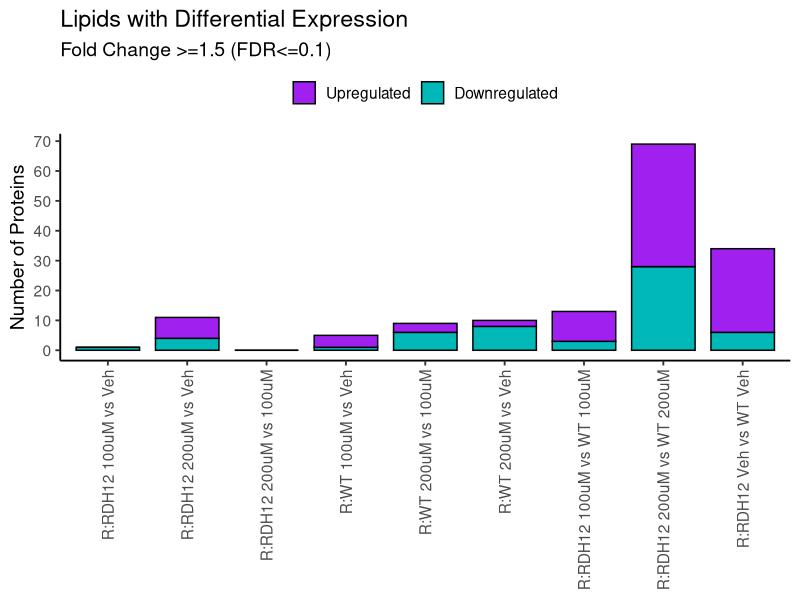
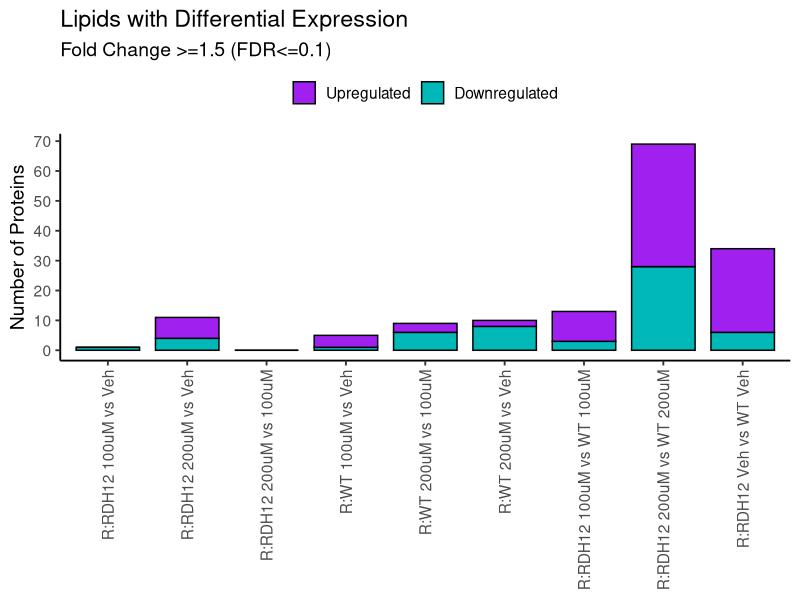

The R script that drew these images, in order:
# =========================================================
# Count up/down proteins per contrast and make stacked bar plot
# with user-defined plotting order
# =========================================================

library(dplyr)
library(ggplot2)
library(stringr)
library(tidyr)

# ---------------------------------------------------------
# 1. USER INPUTS
# ---------------------------------------------------------
#Recovery_DEA_results_v1_corrected.csv
DEPresults_v2 <- read.csv("Lipidomics/output_txts/Recovery_DEA_results_v1_corrected.csv")
colnames(DEPresults_v2)
padj_cutoff <- 0.1
lfc_cutoff  <- log2(1.45)

# Define labels in the EXACT order you want them plotted
pretty_contrast_names <- c(
  
  "RDH12._100_vs_RDH12._Veh" =
    "R:RDH12 100uM vs Veh",
  "RDH12._200_vs_RDH12._Veh" =
    "R:RDH12 200uM vs Veh",
  "RDH12._200_vs_RDH12._100" =
    "R:RDH12 200uM vs 100uM",
  
  "Control_100_vs_Control_Veh" =
    "R:WT 100uM vs Veh",
  "Control_200_vs_Control_100" =
    "R:WT 200uM vs 100uM",
  "Control_200_vs_Control_Veh" =
    "R:WT 200uM vs Veh",
  
  "RDH12._100_vs_Control_100" =
    "R:RDH12 100uM vs WT 100uM",
  "RDH12._200_vs_Control_200" =
    "R:RDH12 200uM vs WT 200uM",
  "RDH12._Veh_vs_Control_Veh" =
    "R:RDH12 Veh vs WT Veh"
 
)

# Output file
out_file <- "Lipidomics/Figures/Recovery/stacked_DE_counts_by_contrast.svg"

# ---------------------------------------------------------
# 2. HELPER FUNCTIONS
# ---------------------------------------------------------

get_all_contrasts <- function(df) {
  colnames(df) %>%
    .[str_detect(., "_ratio$")] %>%
    str_remove("_ratio$")
}

count_sig_by_contrast <- function(df, contrast, padj_cutoff = 0.1, lfc_cutoff = log2(1.5)) {
  ratio_col <- paste0(contrast, "_ratio")
  padj_col  <- paste0(contrast, "_p.adj")
  
  needed_cols <- c(ratio_col, padj_col)
  missing_cols <- setdiff(needed_cols, colnames(df))
  
  if (length(missing_cols) > 0) {
    stop(
      "Missing columns for contrast ", contrast, ": ",
      paste(missing_cols, collapse = ", ")
    )
  }
  
  tmp <- df %>%
    transmute(
      ratio = .data[[ratio_col]],
      padj  = .data[[padj_col]]
    ) %>%
    mutate(
      direction = case_when(
        !is.na(padj) & !is.na(ratio) & padj <= padj_cutoff & ratio >=  lfc_cutoff ~ "Upregulated",
        !is.na(padj) & !is.na(ratio) & padj <= padj_cutoff & ratio <= -lfc_cutoff ~ "Downregulated",
        TRUE ~ "NS"
      )
    )
  
  tmp %>%
    filter(direction != "NS") %>%
    count(direction, name = "n") %>%
    complete(
      direction = c("Downregulated", "Upregulated"),
      fill = list(n = 0)
    ) %>%
    mutate(contrast = contrast)
}

# ---------------------------------------------------------
# 3. GET CONTRASTS AND CHECK MAPPINGS
# ---------------------------------------------------------

all_contrasts <- get_all_contrasts(DEPresults_v2)

# Check for contrasts in the data that are not in your desired order vector
missing_from_mapping <- setdiff(all_contrasts, names(pretty_contrast_names))
if (length(missing_from_mapping) > 0) {
  message("These contrasts are in DEPresults_v2 but not in pretty_contrast_names:")
  print(missing_from_mapping)
}

# Check for names in your mapping that are not in the data
missing_from_data <- setdiff(names(pretty_contrast_names), all_contrasts)
if (length(missing_from_data) > 0) {
  message("These contrasts are in pretty_contrast_names but not in DEPresults_v2:")
  print(missing_from_data)
}

# ---------------------------------------------------------
# 4. BUILD SUMMARY TABLE
# ---------------------------------------------------------

count_table <- lapply(
  all_contrasts,
  function(x) count_sig_by_contrast(
    df = DEPresults_v2,
    contrast = x,
    padj_cutoff = padj_cutoff,
    lfc_cutoff = lfc_cutoff
  )
) %>%
  bind_rows() %>%
  mutate(
    contrast_label = if_else(
      contrast %in% names(pretty_contrast_names),
      pretty_contrast_names[contrast],
      contrast
    )
  )

# Force the plotting order to follow pretty_contrast_names exactly
desired_order <- unname(pretty_contrast_names)

# If any contrasts were not mapped, append their raw names to the end
extra_labels <- setdiff(unique(count_table$contrast_label), desired_order)

count_table <- count_table %>%
  mutate(
    contrast_label = factor(
      contrast_label,
      levels = c(desired_order, extra_labels)
    ),
    direction = factor(direction, levels = c("Upregulated", "Downregulated"))
  )

print(count_table)

# ---------------------------------------------------------
# 5. PLOT
# ---------------------------------------------------------
p <- ggplot(count_table, aes(x = contrast_label, y = n, fill = direction)) +
  geom_col(color = "black", width = 0.8) +
  scale_fill_manual(
    values = c(
      "Downregulated" = "#00B8B8",
      "Upregulated"   = "purple"
    )
  ) +
  
  scale_y_continuous(
    breaks = scales::pretty_breaks(n = 10)
  )+
  labs(
    title = "Lipids with Differential Expression",
    subtitle =  "Fold Change >=1.5 (FDR<=0.1)",
    x = NULL,
    y = "Number of Proteins",
    fill = NULL
  ) +
  theme_classic(base_size = 14) +
  theme(
    axis.text.x = element_text(angle = 90, vjust = 0.5, hjust = 1),
    legend.position = "top"
  )
print(p)

# ---------------------------------------------------------
# 6. OPTIONAL SAVE
# ---------------------------------------------------------

ggsave(
  filename = "Lipidomics/Figures/Recovery/stacked_DEP_counts_by_contrast.svg",
  plot = p,
  width = 8,
  height = 7
)
